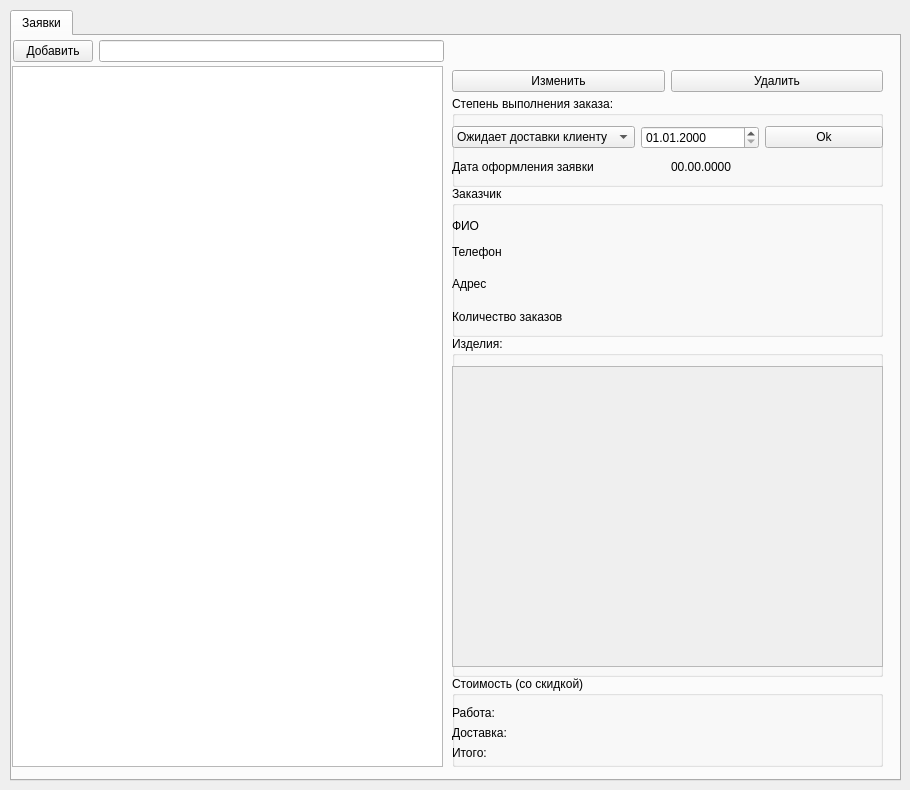
  <widget class="QWidget" name="centralWidget">
   <widget class="QTabWidget" name="tabWidget">
    <property name="geometry">
     <rect>
      <x>10</x>
      <y>10</y>
      <width>891</width>
      <height>771</height>
     </rect>
    </property>
    <property name="tabPosition">
     <enum>QTabWidget::North</enum>
    </property>
    <property name="currentIndex">
     <number>0</number>
    </property>
    <widget class="QWidget" name="Requests">
     <attribute name="title">
      <string>Заявки</string>
     </attribute>
     <widget class="QTableView" name="requestsTableView">
      <property name="geometry">
       <rect>
        <x>0</x>
        <y>30</y>
        <width>431</width>
        <height>701</height>
       </rect>
      </property>
      <property name="styleSheet">
       <string notr="true"/>
      </property>
      <property name="sizeAdjustPolicy">
       <enum>QAbstractScrollArea::AdjustToContents</enum>
      </property>
      <property name="showGrid">
       <bool>true</bool>
      </property>
      <property name="gridStyle">
       <enum>Qt::SolidLine</enum>
      </property>
      <property name="sortingEnabled">
       <bool>true</bool>
      </property>
      <property name="wordWrap">
       <bool>true</bool>
      </property>
      <property name="cornerButtonEnabled">
       <bool>false</bool>
      </property>
      <attribute name="horizontalHeaderVisible">
       <bool>false</bool>
      </attribute>
      <attribute name="horizontalHeaderCascadingSectionResizes">
       <bool>false</bool>
      </attribute>
      <attribute name="horizontalHeaderHighlightSections">
       <bool>true</bool>
      </attribute>
      <attribute name="horizontalHeaderStretchLastSection">
       <bool>true</bool>
      </attribute>
      <attribute name="verticalHeaderVisible">
       <bool>false</bool>
      </attribute>
      <attribute name="verticalHeaderHighlightSections">
       <bool>false</bool>
      </attribute>
      <attribute name="verticalHeaderStretchLastSection">
       <bool>false</bool>
      </attribute>
     </widget>
     <widget class="QGroupBox" name="groupBox">
      <property name="geometry">
       <rect>
        <x>440</x>
        <y>60</y>
        <width>431</width>
        <height>91</height>
       </rect>
      </property>
      <property name="title">
       <string>Степень выполнения заказа:</string>
      </property>
      <widget class="QWidget" name="verticalLayoutWidget_3">
       <property name="geometry">
        <rect>
         <x>0</x>
         <y>30</y>
         <width>431</width>
         <height>53</height>
        </rect>
       </property>
       <layout class="QVBoxLayout" name="verticalLayout_4">
        <item>
         <layout class="QHBoxLayout" name="horizontalLayout_2">
          <property name="sizeConstraint">
           <enum>QLayout::SetDefaultConstraint</enum>
          </property>
          <item>
           <widget class="QComboBox" name="statusComboBox">
            <property name="sizeAdjustPolicy">
             <enum>QComboBox::AdjustToContents</enum>
            </property>
            <property name="frame">
             <bool>true</bool>
            </property>
            <item>
             <property name="text">
              <string>Ожидает доставки клиенту</string>
             </property>
            </item>
            <item>
             <property name="text">
              <string>Доставлен в цех</string>
             </property>
            </item>
            <item>
             <property name="text">
              <string>В работе</string>
             </property>
            </item>
            <item>
             <property name="text">
              <string>Ожидает доставки клиенту</string>
             </property>
            </item>
           </widget>
          </item>
          <item>
           <widget class="QDateEdit" name="lastUpdateStatusDateEdit">
            <property name="displayFormat">
             <string>dd.MM.yyyy</string>
            </property>
           </widget>
          </item>
          <item>
           <widget class="QPushButton" name="okPushButton">
            <property name="text">
             <string>Ok</string>
            </property>
           </widget>
          </item>
         </layout>
        </item>
        <item>
         <layout class="QHBoxLayout" name="horizontalLayout_4">
          <item>
           <widget class="QLabel" name="label_9">
            <property name="text">
             <string>Дата оформления заявки</string>
            </property>
           </widget>
          </item>
          <item>
           <widget class="QLabel" name="dateOrderLabel">
            <property name="text">
             <string>00.00.0000</string>
            </property>
           </widget>
          </item>
         </layout>
        </item>
       </layout>
      </widget>
     </widget>
     <widget class="QGroupBox" name="groupBox_2">
      <property name="geometry">
       <rect>
        <x>440</x>
        <y>150</y>
        <width>431</width>
        <height>151</height>
       </rect>
      </property>
      <property name="title">
       <string>Заказчик</string>
      </property>
      <widget class="QWidget" name="gridLayoutWidget">
       <property name="geometry">
        <rect>
         <x>0</x>
         <y>30</y>
         <width>431</width>
         <height>111</height>
        </rect>
       </property>
       <layout class="QGridLayout" name="gridLayout">
        <item row="0" column="0">
         <widget class="QLabel" name="label">
          <property name="text">
           <string>ФИО</string>
          </property>
         </widget>
        </item>
        <item row="1" column="1">
         <widget class="QLabel" name="phoneNumberLabel">
          <property name="text">
           <string/>
          </property>
         </widget>
        </item>
        <item row="0" column="1">
         <widget class="QLabel" name="nameLabel">
          <property name="text">
           <string/>
          </property>
         </widget>
        </item>
        <item row="2" column="0">
         <widget class="QLabel" name="label_5">
          <property name="text">
           <string>Адрес</string>
          </property>
         </widget>
        </item>
        <item row="1" column="0">
         <widget class="QLabel" name="label_3">
          <property name="text">
           <string>Телефон</string>
          </property>
         </widget>
        </item>
        <item row="3" column="0">
         <widget class="QLabel" name="label_10">
          <property name="text">
           <string>Количество заказов</string>
          </property>
         </widget>
        </item>
        <item row="3" column="1">
         <widget class="QLabel" name="countRequestsLabel">
          <property name="text">
           <string/>
          </property>
         </widget>
        </item>
        <item row="2" column="1">
         <layout class="QVBoxLayout" name="verticalLayout_2">
          <item>
           <widget class="QLabel" name="areaLabel">
            <property name="text">
             <string/>
            </property>
           </widget>
          </item>
          <item>
           <widget class="QLabel" name="addressLabel">
            <property name="text">
             <string/>
            </property>
           </widget>
          </item>
         </layout>
        </item>
       </layout>
      </widget>
     </widget>
     <widget class="QGroupBox" name="groupBox_3">
      <property name="geometry">
       <rect>
        <x>440</x>
        <y>300</y>
        <width>431</width>
        <height>341</height>
       </rect>
      </property>
      <property name="title">
       <string>Изделия:</string>
      </property>
      <widget class="QScrollArea" name="ItemsScrollArea">
       <property name="geometry">
        <rect>
         <x>0</x>
         <y>30</y>
         <width>431</width>
         <height>301</height>
        </rect>
       </property>
       <property name="widgetResizable">
        <bool>true</bool>
       </property>
       <widget class="QWidget" name="itemsScrollAreaWidgetContents">
        <property name="geometry">
         <rect>
          <x>0</x>
          <y>0</y>
          <width>429</width>
          <height>299</height>
         </rect>
        </property>
       </widget>
      </widget>
     </widget>
     <widget class="QGroupBox" name="groupBox_4">
      <property name="geometry">
       <rect>
        <x>440</x>
        <y>640</y>
        <width>431</width>
        <height>91</height>
       </rect>
      </property>
      <property name="title">
       <string>Стоимость (со скидкой)</string>
      </property>
      <widget class="QWidget" name="gridLayoutWidget_2">
       <property name="geometry">
        <rect>
         <x>0</x>
         <y>30</y>
         <width>431</width>
         <height>53</height>
        </rect>
       </property>
       <layout class="QGridLayout" name="gridLayout_2">
        <item row="1" column="0">
         <widget class="QLabel" name="label_14">
          <property name="text">
           <string>Доставка:</string>
          </property>
         </widget>
        </item>
        <item row="0" column="1">
         <widget class="QLabel" name="workPriceLabel">
          <property name="text">
           <string/>
          </property>
         </widget>
        </item>
        <item row="0" column="0">
         <widget class="QLabel" name="label_12">
          <property name="text">
           <string>Работа:</string>
          </property>
         </widget>
        </item>
        <item row="1" column="1">
         <widget class="QLabel" name="deliveryPriceLabel">
          <property name="text">
           <string/>
          </property>
         </widget>
        </item>
        <item row="2" column="0">
         <widget class="QLabel" name="label_16">
          <property name="text">
           <string>Итого:</string>
          </property>
         </widget>
        </item>
        <item row="2" column="1">
         <widget class="QLabel" name="summaryPriceLabel">
          <property name="text">
           <string/>
          </property>
         </widget>
        </item>
       </layout>
      </widget>
     </widget>
     <widget class="QWidget" name="horizontalLayoutWidget">
      <property name="geometry">
       <rect>
        <x>440</x>
        <y>30</y>
        <width>431</width>
        <height>31</height>
       </rect>
      </property>
      <layout class="QHBoxLayout" name="horizontalLayout">
       <item>
        <widget class="QPushButton" name="changeRequestButton">
         <property name="text">
          <string>Изменить</string>
         </property>
        </widget>
       </item>
       <item>
        <widget class="QPushButton" name="deleteRequestButton">
         <property name="text">
          <string>Удалить</string>
         </property>
        </widget>
       </item>
      </layout>
     </widget>
     <widget class="QWidget" name="layoutWidget">
      <property name="geometry">
       <rect>
        <x>1</x>
        <y>0</y>
        <width>431</width>
        <height>30</height>
       </rect>
      </property>
      <layout class="QHBoxLayout" name="horizontalLayout_3">
       <item>
        <widget class="QPushButton" name="addNewRequestButton">
         <property name="text">
          <string>Добавить</string>
         </property>
        </widget>
       </item>
       <item>
        <widget class="QLineEdit" name="searchLineEdit"/>
       </item>
      </layout>
     </widget>
    </widget>
   </widget>
  </widget>
